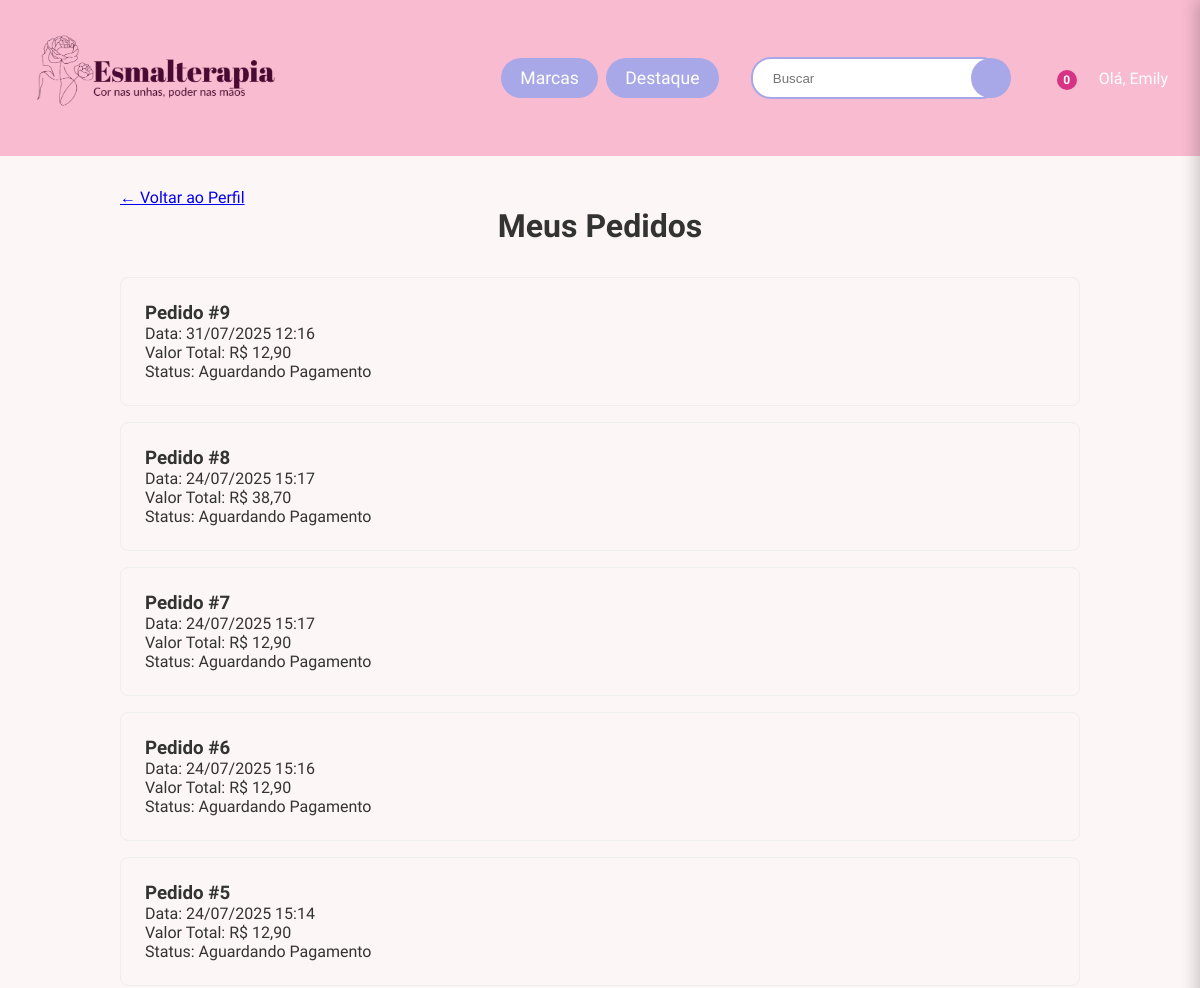
Page /meus-pedidos/ (signed in, upper part) on the earlier database version.
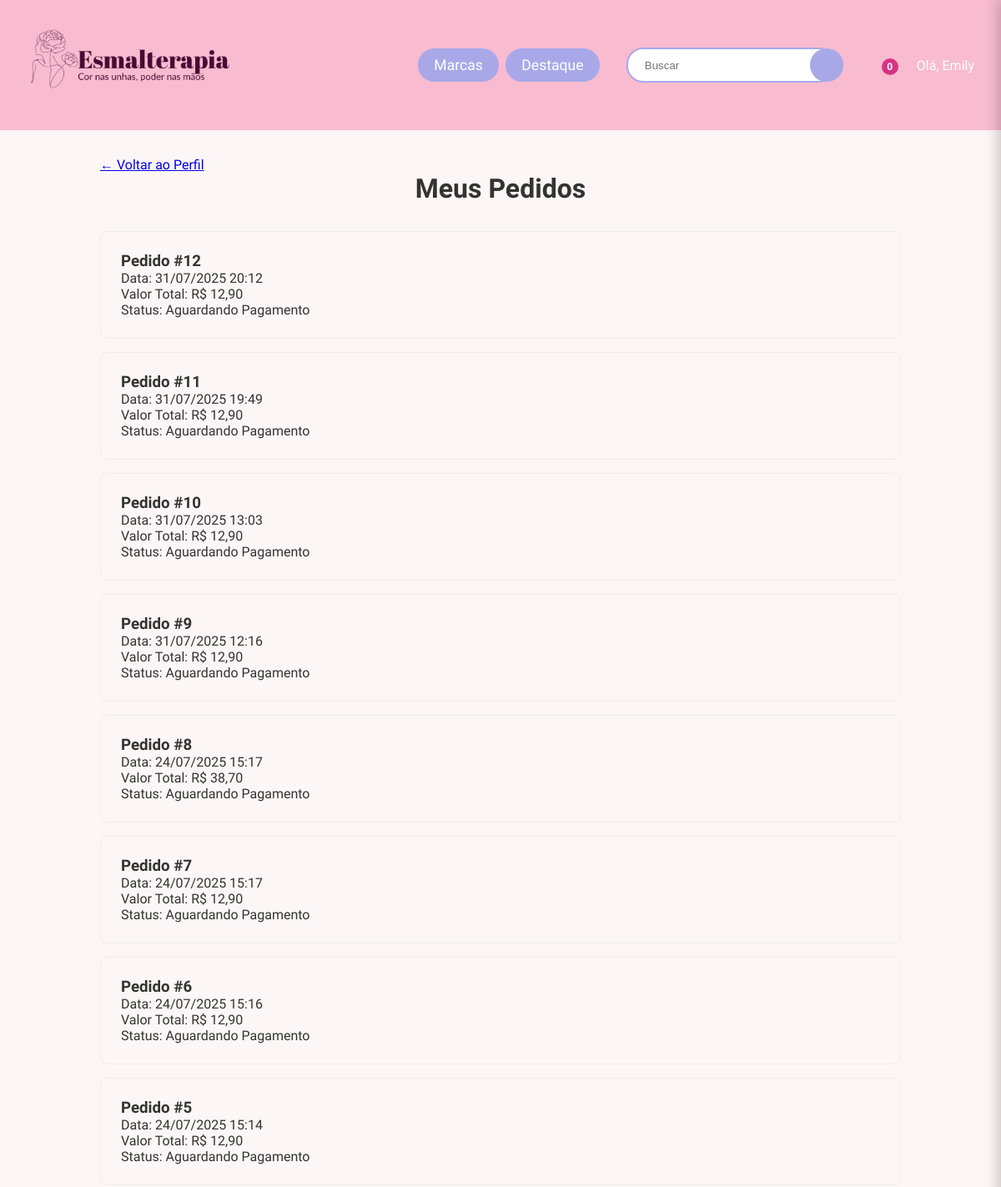
Same page on the later database version.
### core/models.py (models this page shows, shortened)
class Pedido(models.Model):
    usuario = models.ForeignKey(Usuario, on_delete=models.SET_NULL, null=True, blank=True)
    endereco_entrega = models.ForeignKey(EnderecoUsuario, on_delete=models.SET_NULL, null=True, blank=True)
    valor_total = models.DecimalField(max_digits=10, decimal_places=2)
    data_pedido = models.DateTimeField(auto_now_add=True)
    status = models.CharField(max_length=50, default='Pendente', help_text="Status atual do pedido.")

### core/views.py (the view)
# urls.py: path('meus-pedidos/', views.meus_pedidos, name='meus_pedidos'),
@login_required
def meus_pedidos(request):
    pedidos = Pedido.objects.filter(usuario=request.user).order_by('-data_pedido')
    context = {'pedidos': pedidos}
    return render(request, 'core/meus_pedidos.html', context)

### core/templates/core/meus_pedidos.html
{% extends 'core/base.html' %}
{% block content %}
<div style="max-width: 960px; margin: 2rem auto;">
    <a href="{% url 'perfil' %}">← Voltar ao Perfil</a>
    <h1 style="text-align: center; margin-bottom: 2rem;">Meus Pedidos</h1>
    {% for pedido in pedidos %}
        <div style="border: 1px solid #eee; padding: 1.5rem; margin-bottom: 1rem; border-radius: 8px;">
            <h3>Pedido #{{ pedido.id }}</h3>
            <p>Data: {{ pedido.data_pedido|date:"d/m/Y H:i" }}</p>
            <p>Valor Total: R$ {{ pedido.valor_total|floatformat:2 }}</p>
            <p>Status: {{ pedido.status }}</p>
            </div>
    {% empty %}
        <p style="text-align: center;">Você ainda não fez nenhum pedido.</p>
    {% endfor %}
</div>
{% endblock %}

Differences in the rows shown:
added Pedido: id "12", data_pedido "31/07/2025 20:12", valor_total "12,90", status "Aguardando Pagamento"
added Pedido: id "11", data_pedido "31/07/2025 19:49", valor_total "12,90", status "Aguardando Pagamento"
added Pedido: id "10", data_pedido "31/07/2025 13:03", valor_total "12,90", status "Aguardando Pagamento"
